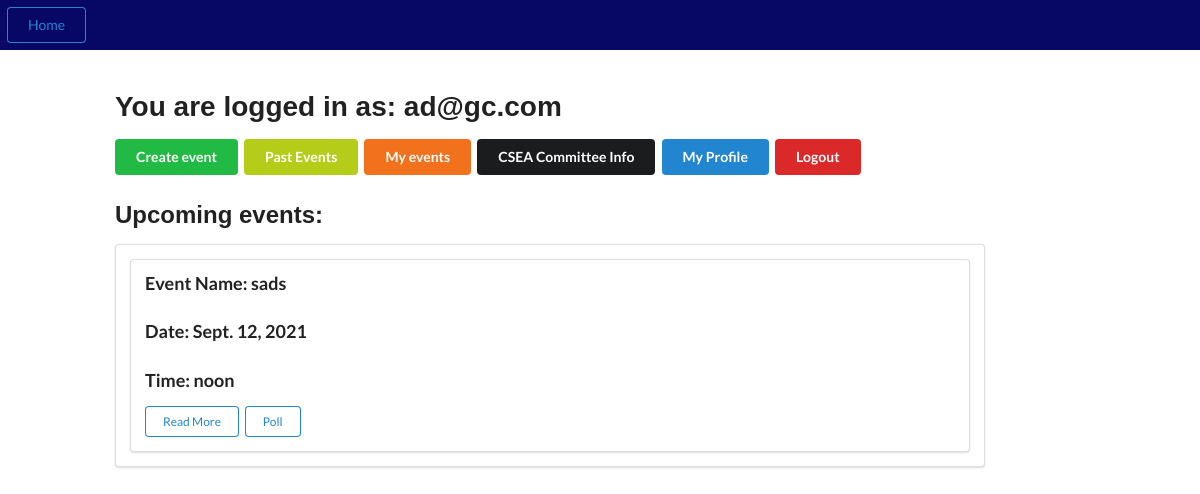
The app's page /home/ (signed in) with its own data.
### events/models.py (models this page shows, shortened)
class Event(models.Model):
    name = models.CharField(max_length=300)
    event_id = models.UUIDField(primary_key=True, default=uuid.uuid4, help_text='Unique ID for this particular event', blank=True)
    fee = models.PositiveIntegerField()
    capacity  = models.PositiveIntegerField()
    date = models.DateField(null = False, blank = False)
    time = models.TimeField(auto_now=False, auto_now_add=False, blank=False, null=True)
    summary = models.TextField(blank=False, null=True)
    faq = models.TextField(blank=True, null=True)
    tags = models.CharField(max_length=300, help_text=' (Press Ctrl to select multiple)')
    organisors = models.CharField(max_length=300)
    contact_info = models.CharField(max_length=300)
    venue = models.CharField(max_length=50, choices=venue_choices,default='CSE Seminar Room')
    invitees_btech = models.ManyToManyField(Btech, help_text=' (Press Ctrl to select multiple)', blank=True)
    invitees_mtech = models.ManyToManyField(Mtech, help_text=' (Press Ctrl to select multiple)', blank=True)
    invitees_phd = models.ManyToManyField(PhD, blank=True)
    comment_for_admin = models.CharField(max_length=300)
    approval = models.CharField(max_length=50, choices = (('Appr','Approved'),('Pend','Pending'),('Decl','Declined')), default='Pend')
    requestor = models.CharField(max_length=100, blank=True)
    curr_audience = models.IntegerField(blank=False, default=0)
    image_string = models.TextField(blank=True, default= "None")
    faq_question_1 = models.CharField(max_length=500,blank=True)
    faq_question_2 = models.CharField(max_length=500,blank=True)
    faq_question_3 = models.CharField(max_length=500,blank=True)
    faq_question_4 = models.CharField(max_length=500,blank=True)
    faq_question_5 = models.CharField(max_length=500,blank=True)
    faq_answer_1 = models.CharField(max_length=500,blank=True)
    faq_answer_2 = models.CharField(max_length=500,blank=True)
    faq_answer_3 = models.CharField(max_length=500,blank=True)
    faq_answer_4 = models.CharField(max_length=500,blank=True)
    faq_answer_5 = models.CharField(max_length=500,blank=True)

### events/views.py (the view)
# urls.py: path('home/',views.home_page, name='home_page'),
@login_required(login_url='loginPage')
def home_page(request):
    events=Event.objects.filter(date__gte=date.today()).order_by('date')
    return render(request, 'home.html', {'display_id':str(request.user), 'events':events})

### templates/home.html (shortened to what this page needs)
{%extends 'base.html'%}
{% block content%}
    <div class='col-sm-1'></div>
    <div class='col-md-9 '>
        <div style='padding-top:15px'></div>
            <h1 style='font-family: Arial, Helvetica, sans-serif'> You are logged in as: {{display_id}}</h1>
            <a href='{% url "create_event" %}' class='ui positive button'>Create event </a>
            <a href='{% url "past" %}' class='ui olive button'>Past Events</a>
            <a href='{% url "my_events" %}' class='ui  orange button '>My events</a>
            <a href='#' class='ui yellow secondary   button'>CSEA Committee Info</a>
            <a href='{% url "profile" %}' class='ui primary button'>My Profile</a>
            <a href='{% url "logout" %}' class='ui negative button'>Logout</a>
            <h2 style='font-family: Arial, Helvetica, sans-serif'>Upcoming events: </h2>
            <div class='ui segment'>
                {% for i in events%}
                <div class='ui segment'>
                    <h3 class='ui header'>Event Name: {{ i.name}}</h3>
                    <h3 class='ui header'>Date: {{ i.date}}</h3>
                    <h3 class='ui header'>Time: {{i.time}}</h3>
                    <a href="{% url 'polling' i.event_id %}"class='ui tiny primary basic button'>Read More</a>
                    <a href="{% url 'poll_count' i.event_id %}" class='ui tiny primary basic button'>Poll</a>
                </div>
                {% endfor%}
            </div>
    </div>
{%endblock%}

### templates/base.html (style rules this page uses)
a { color: goldenrod; font-size: 1.5em; text-decoration:none; font-family: Arial }

### records on screen
Event: name "sads", date "Sept. 12, 2021", time "noon"

### other values on screen
{{ display_id }} "ad@gc.com"
